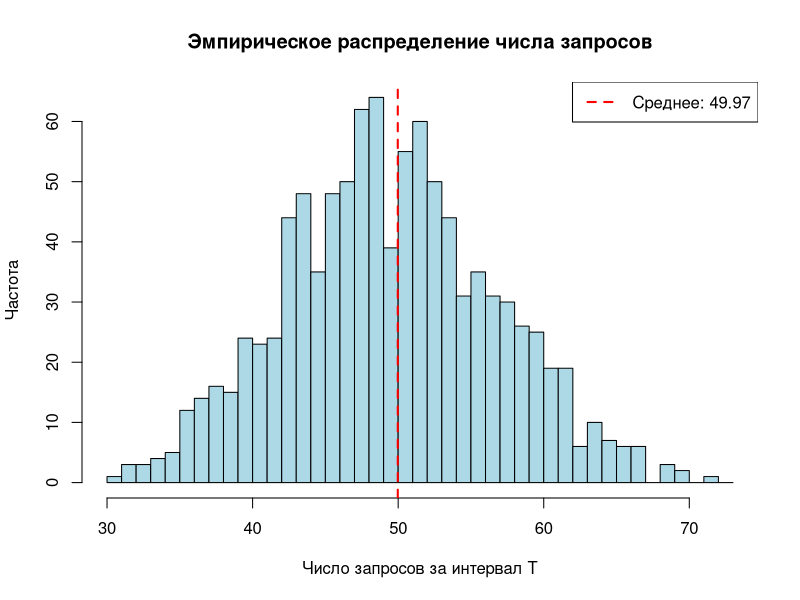

Recreate this plot in R.
lambda <- 5.0 # Интенсивность потока
T <- 10.0     # Интервал времени
N <- 1000     # Число экспериментов

# Функция для симуляции пуассоновского потока за интервал T
simulate_poisson <- function(lambda, T)
{
  current_time <- 0
  count <- 0

  while (TRUE)
  {
    interval <- rexp(1, rate = lambda) # Из экспоненциального распределения
    current_time <- current_time + interval # Генерация времени до следующего события

    if (current_time > T)
    {
        break
    }

    count <- count + 1
  }

  return(count)
}

# Проводим N экспериментов
results <- sapply(1:N, function(x) simulate_poisson(lambda, T))

# Среднее и дисперсия
mean_value <- mean(results)
variance_value <- var(results)

cat("Среднее число запросов за интервал T:", mean_value, "\n")
cat("Дисперсия числа запросов за интервал T:", variance_value, "\n")

# Гистограмма эмпирического распределения
hist(results,
     main = "Эмпирическое распределение числа запросов",
     xlab = "Число запросов за интервал T",
     ylab = "Частота",
     breaks = seq(min(results), max(results) + 1, by = 1),
     col = "lightblue",
     border = "black")
# Вертикальная линия для среднего значения
abline(v = mean_value, col = "red", lwd = 2, lty = 2)
legend("topright", legend = c(paste("Среднее:", round(mean_value, 2))), col = "red", lty = 2, lwd = 2)
